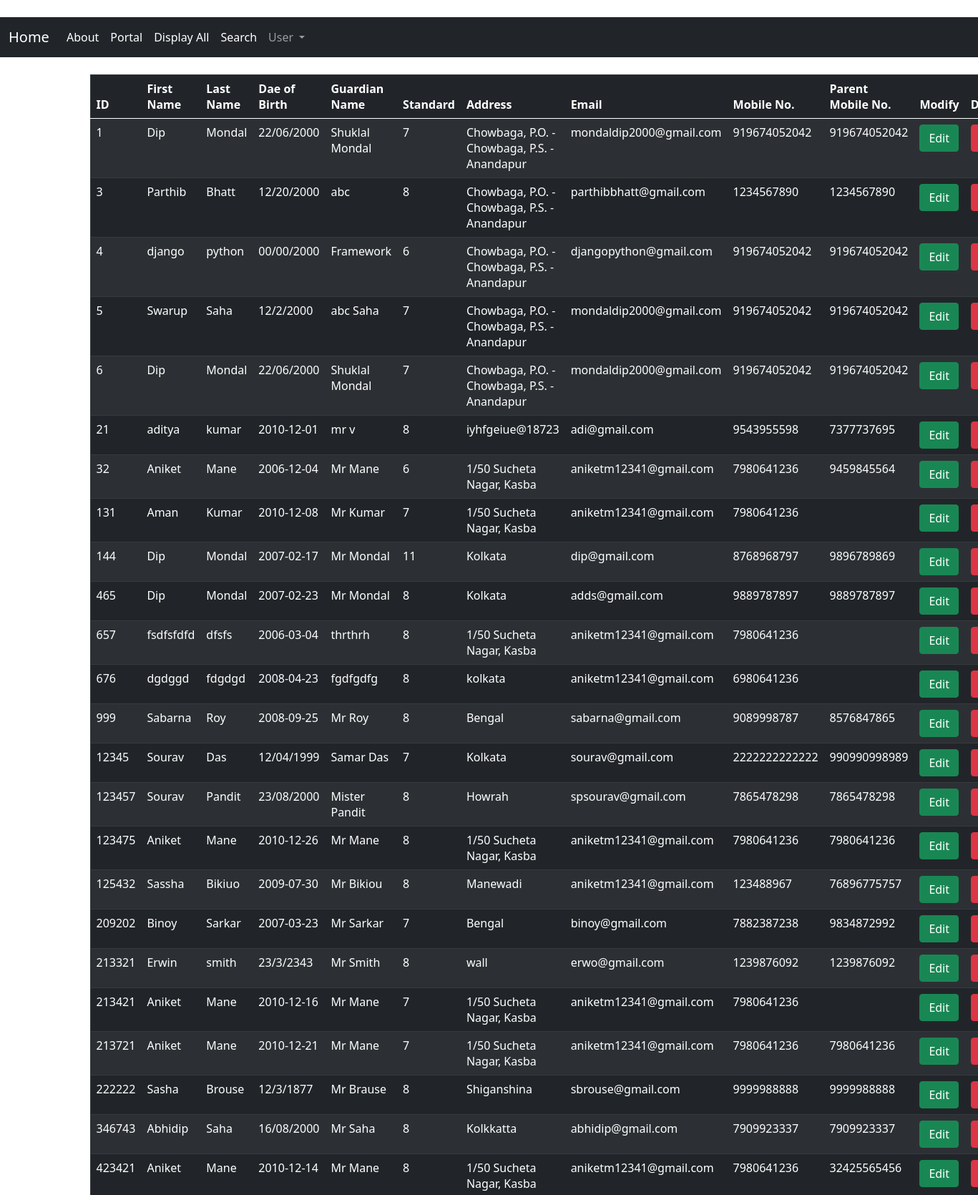
/web/display/ (signed in, upper part), run on the app's committed database.
### web/models.py (models this page shows)
class StudentDetails(models.Model):
    first_name = models.CharField(max_length=50)
    last_name = models.CharField(max_length=50)
    date_of_birth = models.CharField(max_length=50)
    guardian_name = models.CharField( max_length=50)
    standard = models.ForeignKey(Stu_Class,related_name='student_class' ,on_delete=models.CASCADE)
    address = models.TextField(max_length=600)
    email = models.EmailField(max_length=254)
    mobile = models.TextField(max_length=10)
    guardian_mobile = models.TextField(max_length=10)

### web/views.py (the view)
# urls.py: path('display/',views.display_student,name='display'),
@login_required
def display_student(request):
    student_info = StudentDetails.objects.raw('select * from web_studentdetails')
    return render(request,'web/display_student.html',{'student_info':student_info})

### web/templates/web/display_student.html (shortened to what this page needs)
{% extends 'startup.html' %}
{% block content %}
<table border="1" cellpadding="10 px" class="table table-dark table-striped">
<thead>
<th>ID</th>
<th>First Name</th>
<th>Last Name</th>
<th>Dae of Birth</th>
<th>Guardian Name</th>
<th>Standard</th>
<th>Address</th>
<th>Email</th>
<th>Mobile No.</th>
<th>Parent Mobile No.</th>
<th>Modify</th>
<th>Delete</th>
</thead>
{% for stud in student_info  %}
<tr>
    <td >{{stud.id}}</td>
    <td >{{stud.first_name}}</td>
    <td >{{stud.last_name}}</td>
    <td >{{stud.date_of_birth}}</td>
    <td >{{stud.guardian_name}}</td>
    <td >{{stud.standard_id}}</td>
    <td >{{stud.address}}</td>
    <td >{{stud.email}}</td>
    <td >{{stud.mobile}}</td>
    <td >{{stud.guardian_mobile}}</td>
    <td ><a href=" {% url 'update' stud.id %} " class="btn btn-success">Edit</a></td>
    <td ><a href=" {% url 'delete' stud.id %} " class="btn btn-danger">Delete</a></td>
{% endfor %}
</tr>
</table>
{% endblock  %}

### data on the page
StudentDetails: id "1", first_name "Dip", last_name "Mondal", date_of_birth "22/06/2000", guardian_name "Shuklal Mondal", standard_id "7", address "Chowbaga, P.O. - Chowbaga, P.S. - Anandapur", email "mondaldip2000@gmail.com", mobile "919674052042", guardian_mobile "919674052042"
StudentDetails: id "3", first_name "Parthib", last_name "Bhatt", date_of_birth "12/20/2000", guardian_name "abc", standard_id "8", address "Chowbaga, P.O. - Chowbaga, P.S. - Anandapur", email "parthibbhatt@gmail.com", mobile "1234567890", guardian_mobile "1234567890"
StudentDetails: id "4", first_name "django", last_name "python", date_of_birth "00/00/2000", guardian_name "Framework", standard_id "6", address "Chowbaga, P.O. - Chowbaga, P.S. - Anandapur", email "djangopython@gmail.com", mobile "919674052042", guardian_mobile "919674052042"
StudentDetails: id "5", first_name "Swarup", last_name "Saha", date_of_birth "12/2/2000", guardian_name "abc Saha", standard_id "7", address "Chowbaga, P.O. - Chowbaga, P.S. - Anandapur", email "mondaldip2000@gmail.com", mobile "919674052042", guardian_mobile "919674052042"
StudentDetails: id "6", first_name "Dip", last_name "Mondal", date_of_birth "22/06/2000", guardian_name "Shuklal Mondal", standard_id "7", address "Chowbaga, P.O. - Chowbaga, P.S. - Anandapur", email "mondaldip2000@gmail.com", mobile "919674052042", guardian_mobile "919674052042"
StudentDetails: id "21", first_name "aditya", last_name "kumar", date_of_birth "2010-12-01", guardian_name "mr v", standard_id "8", address "iyhfgeiue@18723", email "adi@gmail.com", mobile "9543955598", guardian_mobile "7377737695"
StudentDetails: id "32", first_name "Aniket", last_name "Mane", date_of_birth "2006-12-04", guardian_name "Mr Mane", standard_id "6", address "1/50 Sucheta Nagar, Kasba", email "aniketm12341@gmail.com", mobile "7980641236", guardian_mobile "9459845564"
StudentDetails: id "131", first_name "Aman", last_name "Kumar", date_of_birth "2010-12-08", guardian_name "Mr Kumar", standard_id "7", address "1/50 Sucheta Nagar, Kasba", email "aniketm12341@gmail.com", mobile "7980641236"
StudentDetails: id "144", first_name "Dip", last_name "Mondal", date_of_birth "2007-02-17", guardian_name "Mr Mondal", standard_id "11", address "Kolkata", email "dip@gmail.com", mobile "8768968797", guardian_mobile "9896789869"
StudentDetails: id "465", first_name "Dip", last_name "Mondal", date_of_birth "2007-02-23", guardian_name "Mr Mondal", standard_id "8", address "Kolkata", email "adds@gmail.com", mobile "9889787897", guardian_mobile "9889787897"
StudentDetails: id "657", first_name "fsdfsfdfd", last_name "dfsfs", date_of_birth "2006-03-04", guardian_name "thrthrh", standard_id "8", address "1/50 Sucheta Nagar, Kasba", email "aniketm12341@gmail.com", mobile "7980641236"
StudentDetails: id "676", first_name "dgdggd", last_name "fdgdgd", date_of_birth "2008-04-23", guardian_name "fgdfgdfg", standard_id "8", address "kolkata", email "aniketm12341@gmail.com", mobile "6980641236"
StudentDetails: id "999", first_name "Sabarna", last_name "Roy", date_of_birth "2008-09-25", guardian_name "Mr Roy", standard_id "8", address "Bengal", email "sabarna@gmail.com", mobile "9089998787", guardian_mobile "8576847865"
StudentDetails: id "12345", first_name "Sourav", last_name "Das", date_of_birth "12/04/1999", guardian_name "Samar Das", standard_id "7", address "Kolkata", email "sourav@gmail.com", mobile "2222222222222", guardian_mobile "990990998989"
StudentDetails: id "123457", first_name "Sourav", last_name "Pandit", date_of_birth "23/08/2000", guardian_name "Mister Pandit", standard_id "8", address "Howrah", email "spsourav@gmail.com", mobile "7865478298", guardian_mobile "7865478298"
StudentDetails: id "123475", first_name "Aniket", last_name "Mane", date_of_birth "2010-12-26", guardian_name "Mr Mane", standard_id "8", address "1/50 Sucheta Nagar, Kasba", email "aniketm12341@gmail.com", mobile "7980641236", guardian_mobile "7980641236"
StudentDetails: id "125432", first_name "Sassha", last_name "Bikiuo", date_of_birth "2009-07-30", guardian_name "Mr Bikiou", standard_id "8", address "Manewadi", email "aniketm12341@gmail.com", mobile "123488967", guardian_mobile "76896775757"
StudentDetails: id "209202", first_name "Binoy", last_name "Sarkar", date_of_birth "2007-03-23", guardian_name "Mr Sarkar", standard_id "7", address "Bengal", email "binoy@gmail.com", mobile "7882387238", guardian_mobile "9834872992"
StudentDetails: id "213321", first_name "Erwin", last_name "smith", date_of_birth "23/3/2343", guardian_name "Mr Smith", standard_id "8", address "wall", email "erwo@gmail.com", mobile "1239876092", guardian_mobile "1239876092"
StudentDetails: id "213421", first_name "Aniket", last_name "Mane", date_of_birth "2010-12-16", guardian_name "Mr Mane", standard_id "7", address "1/50 Sucheta Nagar, Kasba", email "aniketm12341@gmail.com", mobile "7980641236"
StudentDetails: id "213721", first_name "Aniket", last_name "Mane", date_of_birth "2010-12-21", guardian_name "Mr Mane", standard_id "7", address "1/50 Sucheta Nagar, Kasba", email "aniketm12341@gmail.com", mobile "7980641236", guardian_mobile "7980641236"
StudentDetails: id "222222", first_name "Sasha", last_name "Brouse", date_of_birth "12/3/1877", guardian_name "Mr Brause", standard_id "8", address "Shiganshina", email "sbrouse@gmail.com", mobile "9999988888", guardian_mobile "9999988888"
StudentDetails: id "346743", first_name "Abhidip", last_name "Saha", date_of_birth "16/08/2000", guardian_name "Mr Saha", standard_id "8", address "Kolkkatta", email "abhidip@gmail.com", mobile "7909923337", guardian_mobile "7909923337"
StudentDetails: id "423421", first_name "Aniket", last_name "Mane", date_of_birth "2010-12-14", guardian_name "Mr Mane", standard_id "8", address "1/50 Sucheta Nagar, Kasba", email "aniketm12341@gmail.com", mobile "7980641236", guardian_mobile "32425565456"
